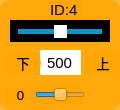
    <widget class="QWidget" name="widget_id3" native="true">
     <property name="geometry">
      <rect>
       <x>290</x>
       <y>90</y>
       <width>120</width>
       <height>110</height>
      </rect>
     </property>
     <property name="styleSheet">
      <string notr="true">background-color: rgba(255, 165, 0, 200);
border-radius:10px;</string>
     </property>
     <widget class="QLabel" name="label_ID3">
      <property name="geometry">
       <rect>
        <x>50</x>
        <y>0</y>
        <width>32</width>
        <height>20</height>
       </rect>
      </property>
      <property name="font">
       <font>
        <family>Arial</family>
        <pointsize>11</pointsize>
       </font>
      </property>
      <property name="styleSheet">
       <string notr="true">background-color: rgb(255, 255, 255， 0);
border-radius:0px;</string>
      </property>
      <property name="text">
       <string>ID:4</string>
      </property>
     </widget>
     <widget class="QSlider" name="horizontalSlider_pulse_3">
      <property name="geometry">
       <rect>
        <x>10</x>
        <y>20</y>
        <width>100</width>
        <height>22</height>
       </rect>
      </property>
      <property name="autoFillBackground">
       <bool>false</bool>
      </property>
      <property name="styleSheet">
       <string notr="true">QSlider{
	border-radius:0px;
	 background-color: rgb(0, 0, 0);
}

QSlider::handle {/*设置中间的那个滑动的键*/                           
    border: 10px solid rgb(255, 255, 255)
}
QSlider::handle:horizontal{
    width: -1px;
    margin: -4px; /* height */
}
QSlider::groove{
    background: rgb(10, 150, 200);
}
QSlider::groove:horizontal {
    height: 5px; 
	left:8px; right: 8px;
}</string>
      </property>
      <property name="minimum">
       <number>50</number>
      </property>
      <property name="maximum">
       <number>950</number>
      </property>
      <property name="pageStep">
       <number>1</number>
      </property>
      <property name="value">
       <number>500</number>
      </property>
      <property name="orientation">
       <enum>Qt::Horizontal</enum>
      </property>
     </widget>
     <widget class="QLineEdit" name="lineEdit_3">
      <property name="geometry">
       <rect>
        <x>40</x>
        <y>50</y>
        <width>41</width>
        <height>25</height>
       </rect>
      </property>
      <property name="font">
       <font>
        <family>Arial</family>
        <pointsize>11</pointsize>
       </font>
      </property>
      <property name="autoFillBackground">
       <bool>false</bool>
      </property>
      <property name="styleSheet">
       <string notr="true">background-color: rgb(255, 255, 255);
border-radius:0px;</string>
      </property>
      <property name="text">
       <string>500</string>
      </property>
      <property name="alignment">
       <set>Qt::AlignCenter</set>
      </property>
      <property name="readOnly">
       <bool>false</bool>
      </property>
     </widget>
     <widget class="QLabel" name="label_up_1">
      <property name="geometry">
       <rect>
        <x>85</x>
        <y>53</y>
        <width>36</width>
        <height>21</height>
       </rect>
      </property>
      <property name="font">
       <font>
        <family>黑体</family>
        <pointsize>10</pointsize>
       </font>
      </property>
      <property name="styleSheet">
       <string notr="true">background-color: rgb(255, 255, 255， 0);</string>
      </property>
      <property name="text">
       <string>&lt;html&gt;&lt;head/&gt;&lt;body&gt;&lt;p align=&quot;center&quot;&gt;上&lt;/p&gt;&lt;/body&gt;&lt;/html&gt;</string>
      </property>
      <property name="alignment">
       <set>Qt::AlignCenter</set>
      </property>
     </widget>
     <widget class="QLabel" name="label_d3">
      <property name="geometry">
       <rect>
        <x>5</x>
        <y>87</y>
        <width>31</width>
        <height>16</height>
       </rect>
      </property>
      <property name="font">
       <font>
        <family>DejaVu Sans</family>
        <pointsize>10</pointsize>
       </font>
      </property>
      <property name="styleSheet">
       <string notr="true">background-color: rgb(255, 255, 255， 0);</string>
      </property>
      <property name="text">
       <string>0</string>
      </property>
      <property name="alignment">
       <set>Qt::AlignCenter</set>
      </property>
     </widget>
     <widget class="QLabel" name="label_down_1">
      <property name="geometry">
       <rect>
        <x>5</x>
        <y>53</y>
        <width>36</width>
        <height>21</height>
       </rect>
      </property>
      <property name="font">
       <font>
        <family>黑体</family>
        <pointsize>10</pointsize>
       </font>
      </property>
      <property name="styleSheet">
       <string notr="true">background-color: rgb(255, 255, 255， 0);</string>
      </property>
      <property name="text">
       <string>&lt;html&gt;&lt;head/&gt;&lt;body&gt;&lt;p align=&quot;center&quot;&gt;下&lt;/p&gt;&lt;/body&gt;&lt;/html&gt;</string>
      </property>
      <property name="alignment">
       <set>Qt::AlignCenter</set>
      </property>
     </widget>
     <widget class="QSlider" name="horizontalSlider_dev_3">
      <property name="geometry">
       <rect>
        <x>35</x>
        <y>85</y>
        <width>50</width>
        <height>20</height>
       </rect>
      </property>
      <property name="styleSheet">
       <string notr="true">background-color: rgb(255, 255, 255， 0);</string>
      </property>
      <property name="minimum">
       <number>-125</number>
      </property>
      <property name="maximum">
       <number>125</number>
      </property>
      <property name="pageStep">
       <number>1</number>
      </property>
      <property name="orientation">
       <enum>Qt::Horizontal</enum>
      </property>
     </widget>
    </widget>
